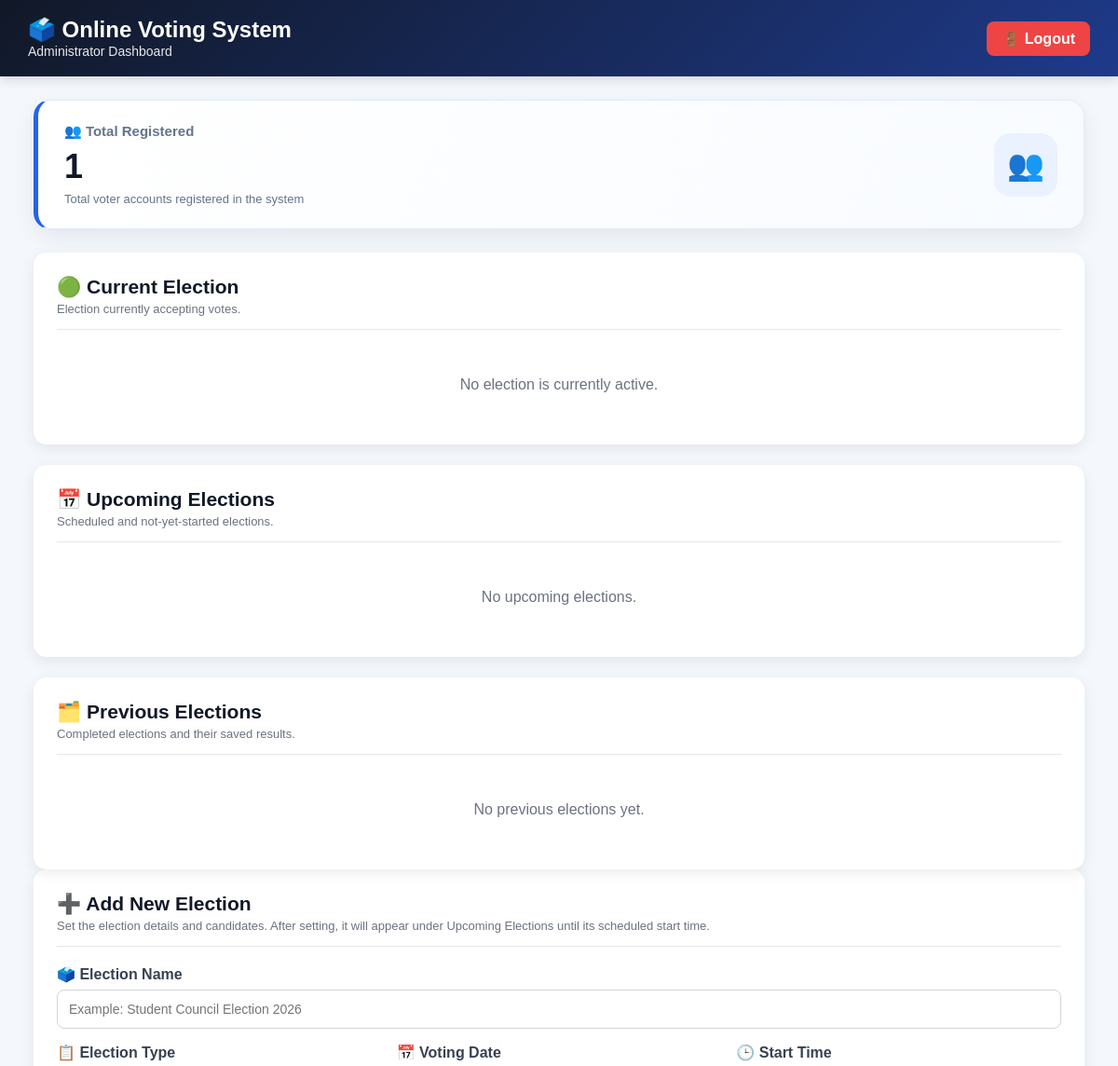
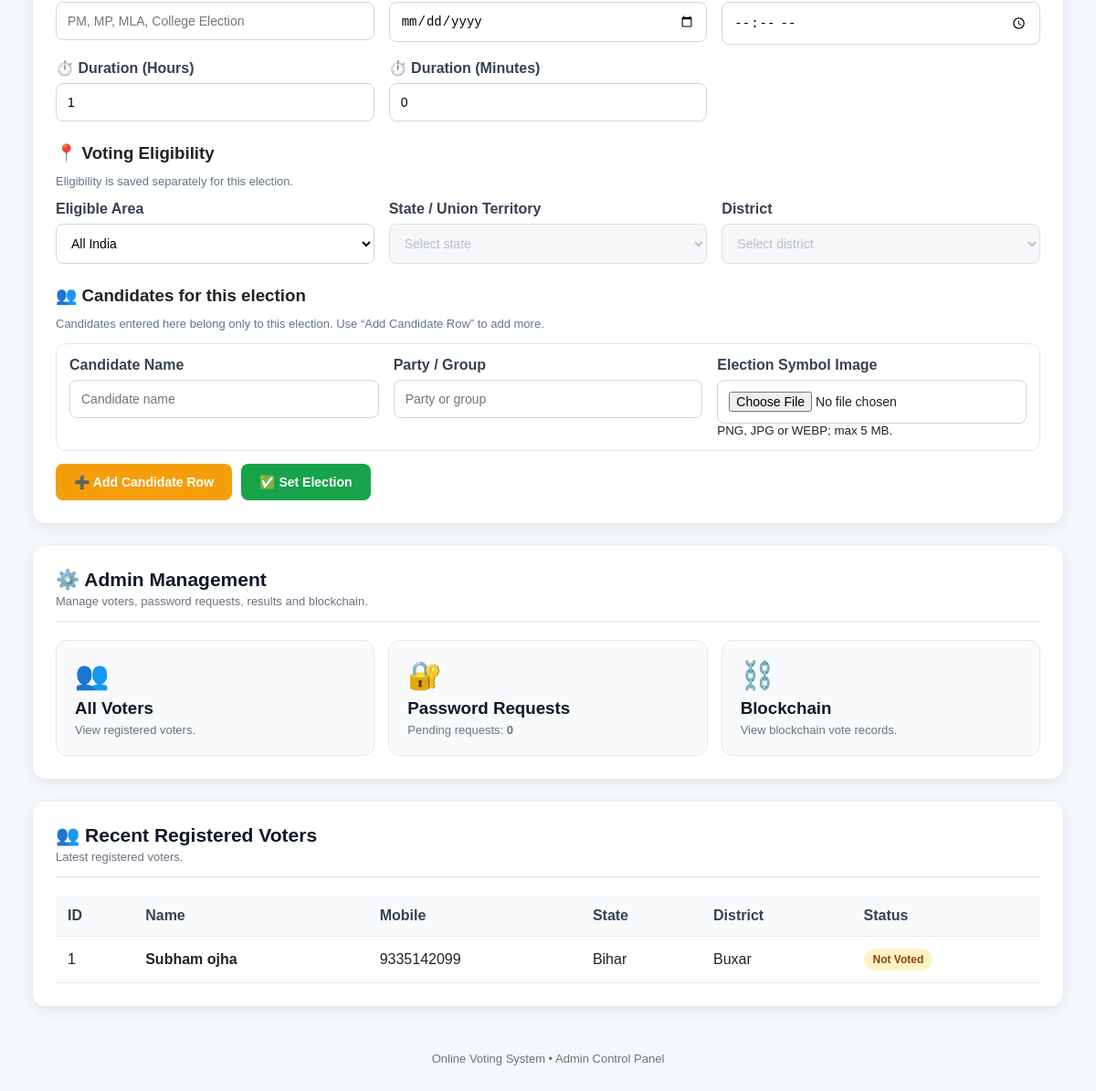
The page /admin_dashboard (signed in) on the database its author committed (2 pictures, top to bottom).
### tables this page shows
CREATE TABLE users
            (
                id INTEGER PRIMARY KEY AUTOINCREMENT,

                name TEXT NOT NULL,

                father_name TEXT,

                dob TEXT,

                aadhaar TEXT,

                aadhaar_hash TEXT,

                mobile TEXT,

                email TEXT,

                password TEXT,

                address TEXT,

                state TEXT,

                district TEXT,

                country TEXT DEFAULT 'India',

                photo TEXT,

                eligible INTEGER DEFAULT 1,

                has_voted INTEGER DEFAULT 0,

                voted_candidate_id INTEGER,

                registration_date TEXT,

                FOREIGN KEY
                (
                    voted_candidate_id
                )
                REFERENCES candidates(id)
            );

### app.py (the view, shortened to what this page needs)
@app.route(
    "/admin_dashboard"
)
def admin_dashboard():
    if "admin_id" not in session:
        return redirect(
            url_for("admin_login")
        )
    conn = get_db()
    try:
        total_registered = conn.execute(
            """
            SELECT COUNT(*) AS c
            FROM users
            """
        ).fetchone()["c"]
        total_eligible = conn.execute(
            """
            SELECT COUNT(*) AS c
            FROM users
            WHERE eligible = 1
            """
        ).fetchone()["c"]
        total_voted = conn.execute(
            """
            SELECT COUNT(DISTINCT user_id)
            FROM election_votes
            """
        ).fetchone()[0]
        total_not_voted = max(
            0,
            total_registered
            -
            total_voted
        )
        elections = conn.execute(
            """
            SELECT *
            FROM elections
            ORDER BY id DESC
            """
        ).fetchall()
        password_request_count = conn.execute(
            """
            SELECT COUNT(*) AS c
            FROM password_requests
            WHERE status = 'pending'
            """
        ).fetchone()["c"]
        candidates = conn.execute(
            """
            SELECT *
            FROM candidates
            ORDER BY id DESC
            """
        ).fetchall()
        voters = conn.execute(
            """
            SELECT *
            FROM users
            ORDER BY id DESC
            """
        ).fetchall()
        election_data = []
    finally:
        conn.close()
    return render_template(
        "admin_dashboard.html",
        total_registered=
            total_registered,
        total_voted=
            total_voted,
        total_not_voted=
            total_not_voted,
        total_eligible=
            total_eligible,
        elections=
            election_data,
        candidates=
            candidates,
        voters=
            voters,
        password_request_count=
            password_request_count,
        voting_state=
            voting_status(),
        remaining_seconds=
            voting_remaining_seconds()
    )

### templates/admin_dashboard.html (shortened to what this page needs)
<!DOCTYPE html>
<html lang="en">
<head>
</head>
<body>
<div class="navbar">
    <div>
        <h1>
            🗳️ Online Voting System
        </h1>
        <span>
            Administrator Dashboard
        </span>
    </div>
    <a
        href="{{ url_for('admin_logout') }}"
        class="logout"
    >
        🚪 Logout
    </a>
</div>
<div class="container">
<div class="stats">
    <div class="stat-card">
        <div>
            <h3>👥 Total Registered</h3>
            <div class="number">{{ total_registered|default(0) }}</div>
            <div class="stat-caption">Total voter accounts registered in the system</div>
        </div>
        <div class="stat-icon" aria-hidden="true">👥</div>
    </div>
</div>
{% set active_elections = elections|selectattr('status', 'equalto', 'active')|list %}
{% set upcoming_elections = elections|rejectattr('status', 'in', ['active', 'ended', 'archived'])|list %}
{% set previous_elections = elections|selectattr('status', 'in', ['ended', 'archived'])|list %}
<div class="election-status-columns">
<div class="section">
    <div class="section-title"><div><h2>🟢 Current Election</h2><p>Election currently accepting votes.</p></div></div>
    {% if active_elections %}<div class="election-list-grid">{% for item in active_elections %}{{ election_card(item) }}{% endfor %}</div>
    {% else %}<div class="empty"><p>No election is currently active.</p></div>{% endif %}
</div>
<div class="section">
    <div class="section-title"><div><h2>📅 Upcoming Elections</h2><p>Scheduled and not-yet-started elections.</p></div></div>
    {% if upcoming_elections %}<div class="election-list-grid">{% for item in upcoming_elections %}{{ election_card(item) }}{% endfor %}</div>
    {% else %}<div class="empty"><p>No upcoming elections.</p></div>{% endif %}
</div>
<div class="section">
    <div class="section-title"><div><h2>🗂️ Previous Elections</h2><p>Completed elections and their saved results.</p></div></div>
    {% if previous_elections %}<div class="election-list-grid">{% for item in previous_elections %}{{ election_card(item) }}{% endfor %}</div>
    {% else %}<div class="empty"><p>No previous elections yet.</p></div>{% endif %}
</div>
</div>
<div class="section">
    <div class="section-title">
        <div>
            <h2>➕ Add New Election</h2>
            <p>Set the election details and candidates. After setting, it will appear under Upcoming Elections until its scheduled start time.</p>
        </div>
    </div>
    <form id="createElectionCandidateForm" method="POST" enctype="multipart/form-data" action="{{ url_for('admin_create_election_and_add_candidate') }}">
        <div class="form-grid">
            <div class="form-group full-width">
                <label for="new_election_name">🗳️ Election Name</label>
                <input type="text" id="new_election_name" name="election_name" placeholder="Example: Student Council Election 2026" maxlength="150" required>
            </div>
            <div class="form-group">
                <label for="new_election_type">📋 Election Type</label>
                <input type="text" id="new_election_type" name="election_type" list="electionTypeOptions" placeholder="PM, MP, MLA, College Election" maxlength="100" required>
            </div>
            <div class="form-group">
                <label for="new_start_date">📅 Voting Date</label>
                <input type="date" id="new_start_date" name="start_date" class="election-start-date" required>
            </div>
            <div class="form-group">
                <label for="new_start_time">🕒 Start Time</label>
                <input type="time" id="new_start_time" name="start_time" required>
            </div>
            <div class="form-group">
                <label for="new_duration_hours">⏱️ Duration (Hours)</label>
                <input type="number" id="new_duration_hours" name="duration_hours" min="0" max="720" value="1" required>
            </div>
            <div class="form-group">
                <label for="new_duration_minutes">⏱️ Duration (Minutes)</label>
                <input type="number" id="new_duration_minutes" name="duration_minutes" min="0" max="59" value="0" required>
            </div>
        </div>
        <h3 style="margin:24px 0 12px;">📍 Voting Eligibility</h3>
        <p style="color:#64748b;font-size:13px;margin-bottom:14px;">Eligibility is saved separately for this election.</p>
        <div class="form-grid">
            <div class="form-group">
                <label for="new_scope">Eligible Area</label>
                <select id="new_scope" name="scope" required>
                    <option value="all_india">All India</option>
                </select>
            </div>
            <div class="form-group">
                <label for="new_state">State / Union Territory</label>
                <select id="new_state" name="state">
                    <option value="">Select state</option>
                </select>
            </div>
            <div class="form-group">
                <label for="new_district">District</label>
                <select id="new_district" name="district">
                    <option value="">Select district</option>
                </select>
            </div>
        </div>
        <h3 style="margin:24px 0 12px;">👥 Candidates for this election</h3>
        <p style="color:#64748b;font-size:13px;margin-bottom:14px;">Candidates entered here belong only to this election. Use “Add Candidate Row” to add more.</p>
        <div id="initialCandidates">
            <div class="form-grid initial-candidate-row" style="margin-bottom:14px;">
                <div class="form-group"><label>Candidate Name</label><input name="name" maxlength="100" placeholder="Candidate name" required></div>
                <div class="form-group"><label>Party / Group</label><input name="party" maxlength="100" placeholder="Party or group" required></div>
                <div class="form-group"><label>Election Symbol Image</label><input type="file" name="party_symbol_file" accept="image/png,image/jpeg,image/webp" required><small>PNG, JPG or WEBP; max 5 MB.</small></div>
            </div>
        </div>
        <div style="display:flex;gap:10px;flex-wrap:wrap;margin-top:12px;">
            <button type="button" id="addCandidateRowBtn" class="btn btn-warning">➕ Add Candidate Row</button>
            <button type="submit" class="btn btn-success">✅ Set Election</button>
        </div>
    </form>
</div>
<div class="section">
    <div class="section-title">
        <div>
            <h2>
                ⚙️ Admin Management
            </h2>
            <p>
                Manage voters, password requests, results and blockchain.
            </p>
        </div>
    </div>
    <div class="action-grid">
        <a href="{{ url_for('admin_voters') }}" class="action-card">
            <div class="icon">👥</div><h3>All Voters</h3><p>View registered voters.</p>
        </a>
        <a href="{{ url_for('password_requests') }}" class="action-card">
            <div class="icon">🔐</div><h3>Password Requests</h3><p>Pending requests: <strong>{{ password_request_count|default(0) }}</strong></p>
        </a>
        <a href="{{ url_for('blockchain') }}" class="action-card">
            <div class="icon">⛓️</div><h3>Blockchain</h3><p>View blockchain vote records.</p>
        </a>
    </div>
</div>
<div class="section">
    <div class="section-title">
        <div>
            <h2>
                👥 Recent Registered Voters
            </h2>
            <p>
                Latest registered voters.
            </p>
        </div>
    </div>
    {% if voters %}
        <div style="overflow-x:auto;">
            <table class="voter-table">
                <thead>
                    <tr>
                        <th>
                            ID
                        </th>
                        <th>
                            Name
                        </th>
                        <th>
                            Mobile
                        </th>
                        <th>
                            State
                        </th>
                        <th>
                            District
                        </th>
                        <th>
                            Status
                        </th>
                    </tr>
                </thead>
                <tbody>
                {% for voter in voters[:10] %}
                    <tr>
                        <td>
                            {{ voter["id"] }}
                        </td>
                        <td>
                            <strong>
                                {{ voter["name"] }}
                            </strong>
                        </td>
                        <td>
                            {{ voter["mobile"] }}
                        </td>
                        <td>
                            {{ voter["state"] }}
                        </td>
                        <td>
                            {{ voter["district"] }}
                        </td>
                        <td>
                            {% if voter["has_voted"] %}
                                <span class="badge badge-success">
                                    Voted
                                </span>
                            {% else %}
                                <span class="badge badge-warning">
                                    Not Voted
                                </span>
                            {% endif %}
                        </td>
                    </tr>
                {% endfor %}
                </tbody>
            </table>
        </div>
    {% else %}
        <div class="empty">
            No registered voters yet.
        </div>
    {% endif %}
</div>
<div class="footer">
    Online Voting System • Admin Control Panel
</div>
</div>
</body>
</html>

### rows shown on the page
users: id "1", name "Subham ojha", mobile "9335142099", state "Bihar", district "Buxar", has_voted "Not Voted"

### other values the page prints
{{ total_registered|default(0) }} "1"
{{ password_request_count|default(0) }} "0"
